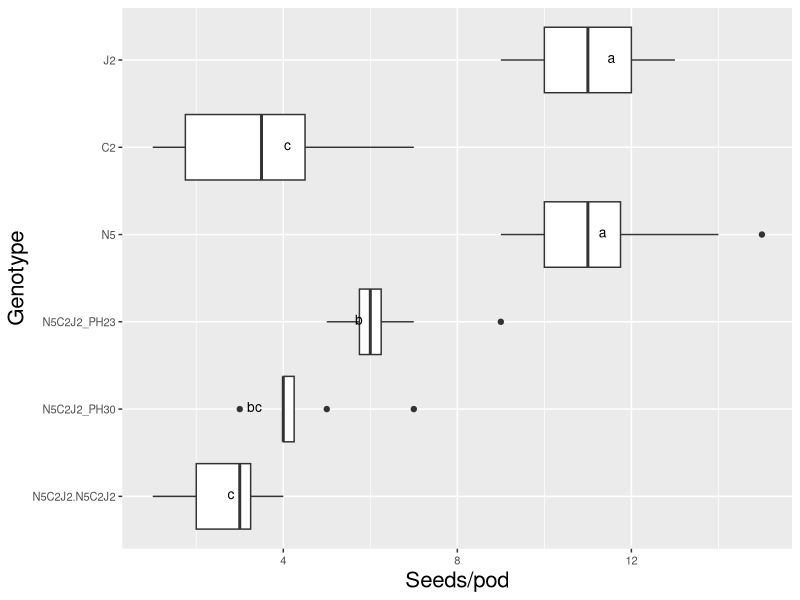

The R source for this figure:
# Comparison 2XY: Novel allohexaploids

#load packages 
install.packages("multcompView")
install.packages("viridis")
install.packages("viridisLite")
library(viridis)
library(viridisLite)
library(tidyverse)
library(dplyr)
library(ggplot2)
library(ggpubr)
library(datasets)
library(multcompView)


# vollständige Rohdatentabelle laden ######
getwd()
DATA <- read_csv("EPPN raw data complete 220419.csv")
View(DATA)


#drop first column
DATA = DATA[,2:37]
View(DATA)

#### subsetting #####
comp_N5C2J2 <- DATA[DATA$Genotype %in% c("N5", "C2", "J2", 
                                      
                                      "N5C2J2_PH30", "N5C2J2_PH23", 
                                     
                                     "N5C2J2.N5C2J2"), ]
head(comp_N5C2J2)
View(comp_N5C2J2)


# ANOVA, Tukey & Boxplot with CLD according to Rosane Rech##########################################################
# loading the appropriate libraries
library(datasets)

#remove previous objects
rm(anova)
rm(tukey)
rm(cld)
rm(Tk)

# analysis of variance
anova <- aov(seeds_per_pod ~ Genotype, data = comp_N5C2J2)
summary(anova)

# Tukey's test
tukey <- TukeyHSD(anova)
print(tukey)

# compact letter display
cld <- multcompLetters4(anova, tukey)
print(cld)

# table with factors and 3rd quantile
Tk <- group_by(comp_N5C2J2, Genotype) %>%
  summarise(mean = round(mean(seeds_per_pod, na.rm = TRUE), digits = 1), quant = round(quantile(seeds_per_pod, probs = 0.75, na.rm = TRUE), digits = 1)) %>%
  arrange(desc(mean)) #WICHTIG: arrange(desc(mean)) muss hier rein!!!

# extracting the compact letter display and adding to the Tk table
cld <- as.data.frame.list(cld$Genotype)
Tk$cld <- cld$Letters
print(Tk) # print dient der Überprüfung: Mittelwerte und Letter code 
# in der gleichen Reihenfolge angeordnet?

# Reorder factor levels in comp_N5C2J2
comp_N5C2J2ord <- comp_N5C2J2                             
comp_N5C2J2ord$Genotype <- factor(comp_N5C2J2ord$Genotype,     
                                  levels = c("N5C2J2.N5C2J2",
                                             "N5C2J2_PH30", "N5C2J2_PH23", 
                                             "N5", "C2", "J2"))

Tkord <- Tk
Tkord$Genotype <- factor(Tkord$Genotype,     
                         levels = c("N5C2J2.N5C2J2",
                                    "N5C2J2_PH30", "N5C2J2_PH23", 
                                    "N5", "C2", "J2"))

#boxplot seeds_per_pod N5C2J2
ggplot(comp_N5C2J2ord, aes(Genotype, seeds_per_pod)) + 
  geom_boxplot() +
  labs(x="Genotype", y="Seeds/pod") +
  geom_text(data = Tkord, aes(x = Genotype, y = quant, label = cld), color = "black", size = 3.5, vjust = 0.3, hjust = 3) +
  coord_flip() +
  theme(axis.title = element_text(size = 16),
        legend.text = element_text(size = 12),
        legend.title= element_blank(),
        axis.title.x = element_text(size = 16),
        axis.title.y = element_text(size = 16),
        axis.text.x = element_text(size = 8),
        axis.text.y = element_text(size = 8)) 
